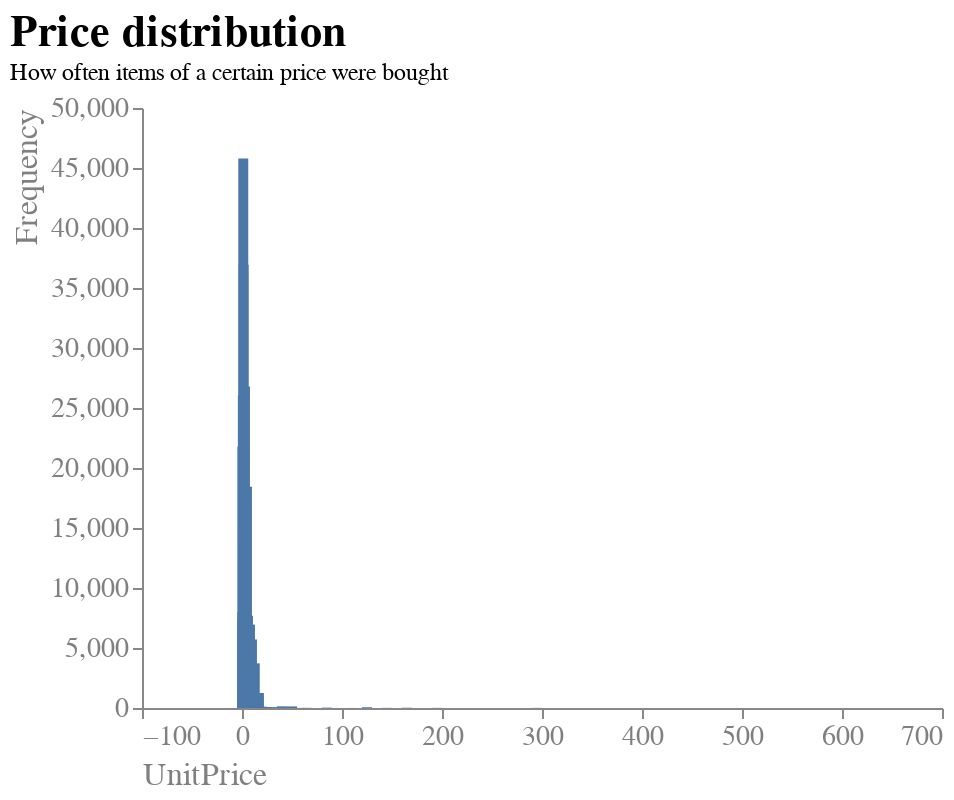

The notebook cell saved with this chart:
### Markdown cell above
##### Chart Beschreibung
Ähnlich wie bei der vorherigen Visualisierung geht es im Folgenden um die Preise der Produkte. Allerdings geht es hier darum, zu sehen, wie häufig Produkte eines jeweiligen Preises gekauft werden. Hier wurde ein Balkendiagram gewählt, um die Verteilung einfach sichtbar zu machen. Außerdem werden die exakten Werte mittels ".describe()" Funktion ausgegebenen.  Durch das Eliminieren der - hier für das Verständnis nicht notwendigen - Gridlinien wird Clutter minimiert. Der Fokus wird durch einen aussagekräftigen Titel und erklärenden Untertitel hergestellt. Das Design ist schlicht und simpel gehalten.

### Code cell
# Häufigkeit der Werte in UnitPrice
x = df['UnitPrice']

df_unitprice = pd.value_counts(x)

df_unitprice = df_unitprice.reset_index()
df_unitprice.columns = ["UnitPrice", "Frequency"]

print(df_unitprice.describe())

# Barplot erstellen
barplot = alt.Chart(df_unitprice).mark_bar().encode(
y=alt.Y("Frequency:Q",
            axis=alt.Axis(title = "Frequency",
                        grid=False,
                        labelAngle=0,
                        titleAnchor="end",
    )),
    x=alt.X("UnitPrice:Q",
            axis=alt.Axis(title = "UnitPrice",
                        grid=False,
                        labelAngle=0,
                        titleAnchor="start",
    )),
).configure_view(
    strokeWidth=0
).configure_title(
    fontSize=22,
    font="Arial",
    color="black",
    anchor="start"
).configure_axis(
    labelFont="Arial",
    titleFont="Arial",
    labelFontSize=14,
    titleFontSize=16,
    titleFontWeight="normal",
    labelColor="grey",
    titleColor="grey"
).properties(
    title={"text":["Price distribution"], "subtitle":["How often items of a certain price were bought"]},
)

# Ausgabe des Barplots
barplot

### Figure 1 — Vega-Lite specification as saved in the notebook (floating-point values rounded to 4 significant figures; data arrays with more than 128 entries replaced by an {"elided": "..."} marker saying what was removed)
{"config": {"view": {"continuousWidth": 400, "continuousHeight": 300, "strokeWidth": 0}, "axis": {"labelColor": "grey", "labelFont": "Arial", "labelFontSize": 14, "titleColor": "grey", "titleFont": "Arial", "titleFontSize": 16, "titleFontWeight": "normal"}, "title": {"anchor": "start", "color": "black", "font": "Arial", "fontSize": 22}}, "data": {"name": "data-588a3e3eeae0787de96f73e2bd363816"}, "mark": "bar", "encoding": {"x": {"axis": {"grid": false, "labelAngle": 0, "title": "UnitPrice", "titleAnchor": "start"}, "field": "UnitPrice", "type": "quantitative"}, "y": {"axis": {"grid": false, "labelAngle": 0, "title": "Frequency", "titleAnchor": "end"}, "field": "Frequency", "type": "quantitative"}}, "title": {"text": ["Price distribution"], "subtitle": ["How often items of a certain price were bought"]}, "$schema": "https://vega.github.io/schema/vega-lite/v4.17.0.json", "datasets": {"data-588a3e3eeae0787de96f73e2bd363816": {"elided": "375 records"}}}
